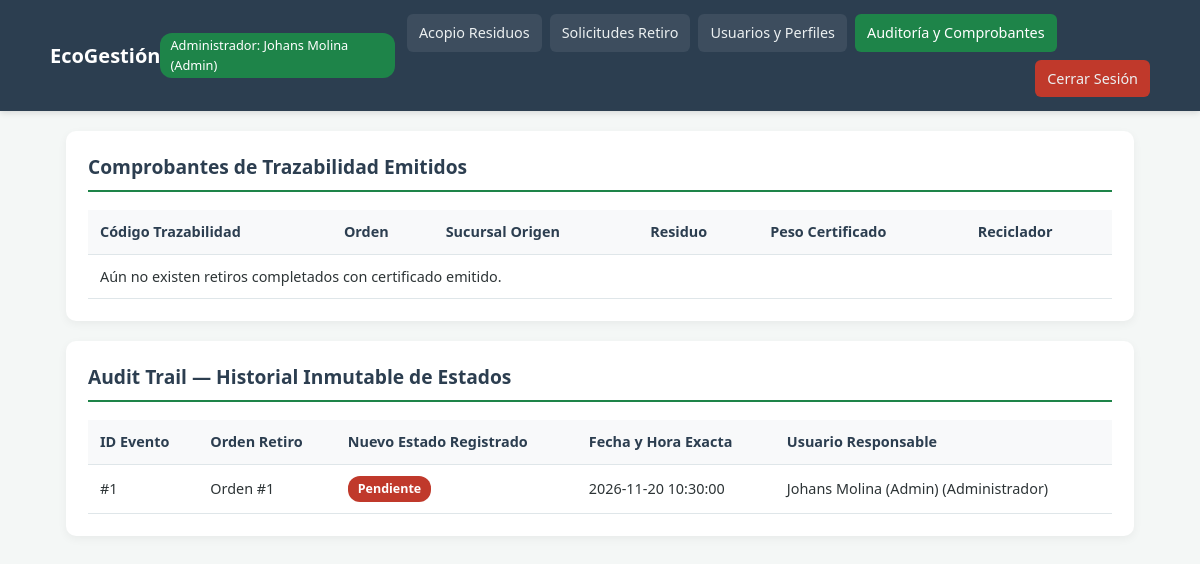
Page /auditoria.php (signed in) on the committed database.
### tables this page shows
CREATE TABLE IF NOT EXISTS `historial_estado` (
  `id_historial` int(11) NOT NULL AUTO_INCREMENT,
  `estado_nuevo` varchar(50) NOT NULL,
  `fecha_cambio` datetime NOT NULL,
  `id_solicitud` int(11) NOT NULL,
  `id_usuario_cambio` int(11) NOT NULL,
  PRIMARY KEY (`id_historial`),
  KEY `fk_historial_solicitud` (`id_solicitud`),
  KEY `fk_historial_usuario` (`id_usuario_cambio`),
  CONSTRAINT `fk_historial_solicitud` FOREIGN KEY (`id_solicitud`) REFERENCES `solicitud_retiro` (`id_solicitud`) ON DELETE RESTRICT ON UPDATE CASCADE,
  CONSTRAINT `fk_historial_usuario` FOREIGN KEY (`id_usuario_cambio`) REFERENCES `usuario` (`id_usuario`) ON DELETE RESTRICT ON UPDATE CASCADE
);

CREATE TABLE IF NOT EXISTS `usuario` (
  `id_usuario` int(11) NOT NULL AUTO_INCREMENT,
  `rut` varchar(12) NOT NULL,
  `nombre` varchar(100) NOT NULL,
  `password` varchar(255) NOT NULL,
  `id_perfil` int(11) NOT NULL,
  PRIMARY KEY (`id_usuario`),
  UNIQUE KEY `uk_usuario_rut` (`rut`),
  KEY `fk_usuario_perfil` (`id_perfil`),
  CONSTRAINT `fk_usuario_perfil` FOREIGN KEY (`id_perfil`) REFERENCES `perfil` (`id_perfil`) ON UPDATE CASCADE
);

CREATE TABLE IF NOT EXISTS `perfil` (
  `id_perfil` int(11) NOT NULL AUTO_INCREMENT,
  `nombre_rol` varchar(50) NOT NULL,
  PRIMARY KEY (`id_perfil`)
);

### auditoria.php (the view, shortened to what this page needs)
<?php
require_once 'conexion.php';
$historial = $conn->query("
    SELECT h.id_historial, h.estado_nuevo, h.fecha_cambio, h.id_solicitud, u.nombre AS responsable, p.nombre_rol
    FROM historial_estado h
    INNER JOIN usuario u ON h.id_usuario_cambio = u.id_usuario
    INNER JOIN perfil p ON u.id_perfil = p.id_perfil
    ORDER BY h.id_historial DESC
");
$comprobantes = $conn->query("
    SELECT comp.id_comprobante, comp.codigo_trazabilidad, comp.id_solicitud, r.peso_kg, c.tipo_residuo, s.nombre_sucursal, u.nombre AS reciclador
    FROM comprobante comp
    INNER JOIN solicitud_retiro sr ON comp.id_solicitud = sr.id_solicitud
    INNER JOIN residuo r ON sr.id_residuo = r.id_residuo
    INNER JOIN categoria_residuo c ON r.id_categoria = c.id_categoria
    INNER JOIN sucursal s ON r.id_sucursal = s.id_sucursal
    INNER JOIN usuario u ON sr.id_usuario_reciclador = u.id_usuario
    ORDER BY comp.id_comprobante DESC
");
?>
<!DOCTYPE html>
<html lang="es">
<head>
    <link rel="stylesheet" href="style.css">
</head>
<body>
    <nav class="navbar">
        <div class="nav-container">
            <div class="nav-brand">
                <h1>EcoGestión</h1>
                <span><?= htmlspecialchars($_SESSION['rol']) ?>: <?= htmlspecialchars($_SESSION['nombre']) ?></span>
            </div>
            <div class="nav-links">
                <?php if ($_SESSION['id_perfil'] == 1): ?>
                    <a href="dashboard.php">Acopio Residuos</a>
                    <a href="solicitudes.php">Solicitudes Retiro</a>
                    <a href="usuarios.php">Usuarios y Perfiles</a>
                <?php else: ?>
                    <a href="reciclador.php">Mis Retiros Asignados</a>
                <?php endif; ?>
                <a href="auditoria.php" class="active">Auditoría y Comprobantes</a>
                <a href="logout.php" class="btn-salir">Cerrar Sesión</a>
            </div>
        </div>
    </nav>
    <div class="container">
        <div class="card">
            <h2>Comprobantes de Trazabilidad Emitidos</h2>
            <div class="table-responsive">
                <table>
                    <thead>
                        <tr>
                            <th>Código Trazabilidad</th>
                            <th>Orden</th>
                            <th>Sucursal Origen</th>
                            <th>Residuo</th>
                            <th>Peso Certificado</th>
                            <th>Reciclador</th>
                        </tr>
                    </thead>
                    <tbody>
                        <?php if ($comprobantes->num_rows === 0): ?>
                            <tr><td colspan="6">Aún no existen retiros completados con certificado emitido.</td></tr>
                        <?php endif; ?>
                    </tbody>
                </table>
            </div>
        </div>
        <div class="card">
            <h2>Audit Trail — Historial Inmutable de Estados</h2>
            <div class="table-responsive">
                <table>
                    <thead>
                        <tr>
                            <th>ID Evento</th>
                            <th>Orden Retiro</th>
                            <th>Nuevo Estado Registrado</th>
                            <th>Fecha y Hora Exacta</th>
                            <th>Usuario Responsable</th>
                        </tr>
                    </thead>
                    <tbody>
                        <?php while ($h = $historial->fetch_assoc()): ?>
                            <?php $clase_est = 'badge-' . str_replace(' ', '-', strtolower($h['estado_nuevo'])); ?>
                            <tr>
                                <td>#<?= $h['id_historial'] ?></td>
                                <td>Orden #<?= $h['id_solicitud'] ?></td>
                                <td><span class="badge <?= $clase_est ?>"><?= htmlspecialchars($h['estado_nuevo']) ?></span></td>
                                <td><?= htmlspecialchars($h['fecha_cambio']) ?></td>
                                <td><?= htmlspecialchars($h['responsable']) ?> (<?= htmlspecialchars($h['nombre_rol']) ?>)</td>
                            </tr>
                        <?php endwhile; ?>
                    </tbody>
                </table>
            </div>
        </div>
    </div>
</body>
</html>

### style.css (style rules this page uses)
:root { --primary: #1e8449; --primary-hover: #145a32; --secondary: #2c3e50; --accent: #27ae60; --bg: #f4f7f6; --card-bg: #ffffff; --text: #2d3436; --muted: #636e72; --border: #dfe6e9; --danger: #c0392b; --warning: #d35400; --info: #2980b9; }
* { box-sizing: border-box; margin: 0; padding: 0; font-family: 'Segoe UI', Roboto, Helvetica, Arial, sans-serif; }
body { background-color: var(--bg); color: var(--text); line-height: 1.5; padding-bottom: 40px; }
.navbar { background-color: var(--secondary); color: #fff; padding: 14px 20px; box-shadow: 0 2px 6px rgba(0, 0, 0, 0.12); }
.nav-container { max-width: 1100px; margin: 0 auto; display: flex; flex-direction: column; gap: 12px; }
.nav-brand { display: flex; justify-content: space-between; align-items: center; }
.nav-brand h1 { font-size: 1.25rem; color: #fff; }
.nav-brand span { font-size: 0.8rem; background: var(--primary); padding: 3px 10px; border-radius: 12px; }
.nav-links { display: flex; flex-wrap: wrap; gap: 8px; }
.nav-links a { color: #ecf0f1; text-decoration: none; font-size: 0.9rem; padding: 8px 12px; border-radius: 6px; background-color: rgba(255, 255, 255, 0.08); transition: background 0.2s; }
.nav-links a:hover, .nav-links a.active { background-color: var(--primary); color: #fff; }
.nav-links a.btn-salir { background-color: var(--danger); margin-left: auto; }
.container { max-width: 1100px; margin: 20px auto; padding: 0 16px; display: grid; grid-template-columns: 1fr; gap: 20px; }
.card { background: var(--card-bg); padding: 22px; border-radius: 10px; box-shadow: 0 3px 10px rgba(0, 0, 0, 0.05); }
.card h2 { font-size: 1.2rem; color: var(--secondary); border-bottom: 2px solid var(--primary); padding-bottom: 8px; margin-bottom: 18px; }
.table-responsive { width: 100%; overflow-x: auto; }
table { width: 100%; border-collapse: collapse; font-size: 0.9rem; }
th, td { padding: 11px 12px; text-align: left; border-bottom: 1px solid var(--border); }
th { background-color: #f8f9fa; color: var(--secondary); font-weight: 700; }
.badge { display: inline-block; padding: 4px 10px; border-radius: 12px; font-size: 0.78rem; font-weight: 700; color: #fff; }
.badge-alta, .badge-pendiente { background-color: var(--danger); }
@media (min-width: 768px) { .nav-container { flex-direction: row; justify-content: space-between; align-items: center; } }

### rows in the picture
historial_estado: id_historial "1", id_solicitud "1", estado_nuevo "Pendiente", fecha_cambio "2026-11-20 10:30:00", id_usuario_cambio.nombre "Johans Molina (Admin)", perfil.nombre_rol "Administrador"

### other values in the picture
$_SESSION['rol'] "Administrador"
$_SESSION['nombre'] "Johans Molina (Admin)"
